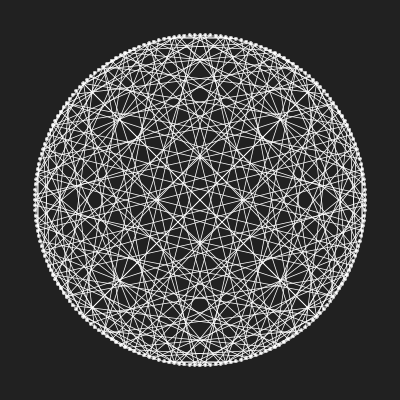
Frame 1 (no input)
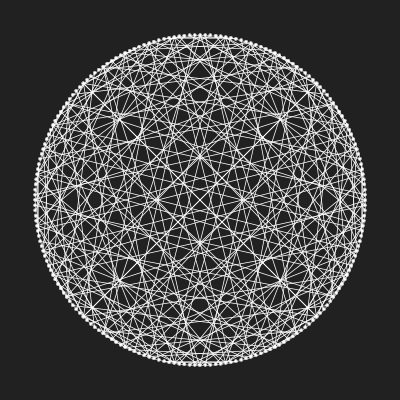
Frame 60 (the mouse pressed at the canvas centre just before this capture)
Frame 120 (the mouse held since frame 60 and released just before this capture): identical to frame 60, image omitted

The Processing sketch that drew these frames (run headless with seeded random() and noise(); from frame 60 on, the mouse is pressed at the canvas centre):

// Processing sketch: build
// ── build.pde
// Times Tables Cardioid Visualization

int total = 200;
int factor = 85;
float r; 
// a PVector function for any given index
PVector getVector(int index) {
  float angle = map(index % total, 0, total, 0, TWO_PI);
  PVector v = PVector.fromAngle(angle + PI);
  v.mult(r);
  return v;
}

void settings(){
  size(400, 400);
  smooth(3);
}

void setup() {
  r = width/2-35;
}

void draw() {
  background(33);
  translate(width/2, height/2);
  stroke(200);
  noFill();
  circle(0, 0, r*2);

  for (int i = 0; i < total; i++) {
    PVector v = getVector(i);
    fill(255);
    circle(v.x, v.y, 3);
  }

  for (int i = 0; i < total; i++) {
    PVector a = getVector(i);
    PVector b = getVector(i * factor);
    stroke(255);
    strokeWeight(0.75);
    line(a.x, a.y, b.x, b.y);
  }
}
